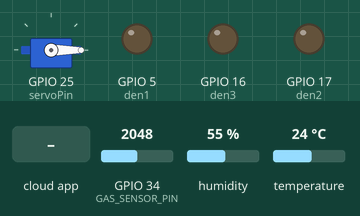
This sketch was run on a simulated ESP32. On the bench: servo, output pins drawn as LEDs (lit = HIGH). Inputs (shaded band) come from the test bench; at power-on: GPIO 34 (GAS_SENSOR_PIN) = 2048, humidity 55 %, temperature 24 °C. WiFi joins after 1.5 s; servers stay silent unless stated; the Firebase database answers and starts empty; what the sketch prints to the serial monitor is not drawn.

Above: at 2.8 s.
2.9 s: the phone or cloud app sets SERVO to 1
At 4.7 s:
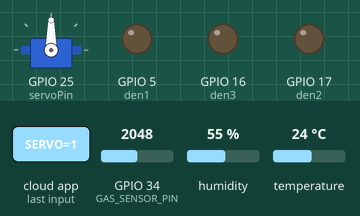
5.4 s: the phone or cloud app sets SERVO to 0
At 7.6 s:
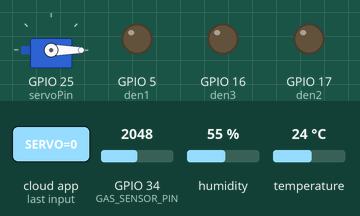
Timing chart, 0 to 9.1 s (numbered marks = the images above; inputs shaded):
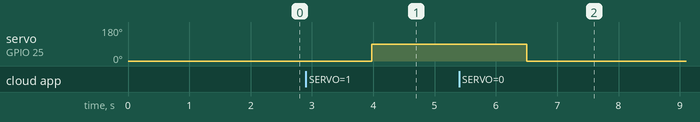

The sketch:

sketch_mar13a.ino
```cpp
#include <ESP32Servo.h>

#include "WiFi.h"
#include <Wire.h>
#include <Adafruit_Sensor.h>
#include <DHT.h>
#include "FirebaseESP32.h"

#include <SPI.h>
#include <MFRC522.h>

// Định nghĩa chân RFID
#define RST_PIN 22              // Chân Reset cho module RFID
#define SS_PIN 21               // Chân Slave Select (CS) cho module RFID
MFRC522 rfid(SS_PIN, RST_PIN);  // Tạo một đối tượng RFID

#define DHTPIN 4
#define GAS_SENSOR_PIN 34
DHT dht(DHTPIN, DHT11);
const int den1 = 5;
const int den2 = 17;
const int den3 = 16;

const int servoPin = 25;
Servo myServo;

const char *ssid = "lenovoAVC";
const char *password = "123456788";
#define FIREBASE_AUTH "xFYPzX4WpHt9ERfkSveAyI25gdoXTUi3IRn564on"
#define FIREBASE_HOST "https://tesst-7220a-default-rtdb.firebaseio.com/"
FirebaseData firebaseData;
FirebaseData fbdo;
String path = "/";

// Hàm khởi tạo RFID
void initRFID() {
  SPI.begin();      // Khởi tạo giao tiếp SPI
  rfid.PCD_Init();  // Khởi tạo module MFRC522
  Serial.println("RFID Initialized.");
}

// Hàm đọc RFID và gửi UID lên Firebase
void readRFID() {
  // Kiểm tra xem có thẻ mới không
  if (!rfid.PICC_IsNewCardPresent() || !rfid.PICC_ReadCardSerial()) {
    return;  // Nếu không có thẻ mới hoặc không đọc được thẻ, thoát
  }

  // Đọc UID từ thẻ
  String uid = "";  // Chuỗi lưu UID của thẻ
  for (byte i = 0; i < rfid.uid.size; i++) {
    uid += String(rfid.uid.uidByte[i], HEX);  // Thêm từng byte của UID vào chuỗi
  }
  uid.toUpperCase();  // Chuyển UID thành chữ in hoa
  Serial.print("Card UID: ");
  Serial.println(uid);

  // Gửi UID lên Firebase
  if (Firebase.setString(firebaseData, "RFID", uid)) {
    Serial.println("RFID data sent successfully");
  } else {
    Serial.println("Failed to send RFID data");
  }

  // Dừng giao tiếp với thẻ để chuẩn bị đọc thẻ tiếp theo
  rfid.PICC_HaltA();
  rfid.PCD_StopCrypto1();
}

void initFirebase() {
  Firebase.begin(FIREBASE_HOST, FIREBASE_AUTH);
  Firebase.reconnectWiFi(true);
  if (!Firebase.beginStream(firebaseData, path)) {
    Serial.println("REASON: " + firebaseData.errorReason());
    Serial.println();
  }
  Serial.println("Kết nối Firebase thành công");
}

void setup() {
  Serial.begin(115200);
  Serial.println();
  Serial.print("Connecting to wifi: ");
  Serial.println(ssid);
  WiFi.begin(ssid, password);
  while (WiFi.status() != WL_CONNECTED) {
    Serial.print(".");
  }
  Serial.println("");
  Serial.print("Connected, IP address: ");
  Serial.println(WiFi.localIP());  // In ra địa chỉ IP của ESP32
  initFirebase();                  // Kết nối Firebase
  // initRFID();
  dht.begin();
  pinMode(den1, OUTPUT);
  pinMode(den2, OUTPUT);
  pinMode(den3, OUTPUT);
  pinMode(GAS_SENSOR_PIN, INPUT);
  myServo.attach(servoPin);
  myServo.write(0);
}
void sendGasData(){
  float gasValue = analogRead(GAS_SENSOR_PIN);
  if(Firebase.setFloat(firebaseData, "GAS", gasValue)){
    Serial.println(gasValue);
    Serial.println("Gas value data sent successfully");
  }
  else{
    Serial.println("Failed to send GAS data");
  }
}

// Hàm đọc và gửi dữ liệu nhiệt độ lên Firebase
void sendTemperatureData() {
  float temperature = dht.readTemperature();
  if (Firebase.setFloat(firebaseData, "TEMP", temperature)) {
    Serial.println(temperature);
    Serial.println("Temperature data sent successfully");
  } else {
    Serial.println("Failed to send temperature data");
  }
}

// Hàm đọc và gửi dữ liệu độ ẩm lên Firebase
void sendHumidityData() {
  float humidity = dht.readHumidity();
  if (Firebase.setFloat(firebaseData, "HUMINITY", humidity)) {
    Serial.println(humidity);
    Serial.println("Humidity data sent successfully");
  } else {
    Serial.println("Failed to send humidity data");
  }
}

// Hàm đọc và điều khiển đèn 1
void controlDen1() {
  if (Firebase.RTDB.getInt(&fbdo, "DEN 1")) {
    int den1Value = fbdo.intData();  // Lấy giá trị kiểu int
    Serial.print("Giá trị DEN 1: ");
    Serial.println(den1Value);

    // Điều khiển đèn dựa trên giá trị
    if (den1Value == 1) {
      digitalWrite(den1, HIGH);
    } else {
      digitalWrite(den1, LOW);
    }
  } else {
    // Nếu đọc thất bại, in ra lỗi
    Serial.print("Lỗi khi đọc DEN 1: ");
    Serial.println(fbdo.errorReason());
  }
}

// Hàm đọc và điều khiển đèn 2
void controlDen2() {
  if (Firebase.RTDB.getInt(&fbdo, "DEN 2")) {
    int den2Value = fbdo.intData();  // Lấy giá trị kiểu int
    Serial.print("Giá trị DEN 2: ");
    Serial.println(den2Value);

    // Điều khiển đèn dựa trên giá trị
    if (den2Value == 1) {
      digitalWrite(den2, HIGH);
    } else {
      digitalWrite(den2, LOW);
    }
  } else {
    // Nếu đọc thất bại, in ra lỗi
    Serial.print("Lỗi khi đọc DEN 2: ");
    Serial.println(fbdo.errorReason());
  }
}

// Hàm đọc và điều khiển đèn 3
void controlDen3() {
  if (Firebase.RTDB.getInt(&fbdo, "DEN 3")) {
    int den3Value = fbdo.intData();  // Lấy giá trị kiểu int
    Serial.print("Giá trị DEN 3: ");
    Serial.println(den3Value);

    // Điều khiển đèn dựa trên giá trị
    if (den3Value == 1) {
      digitalWrite(den3, HIGH);
    } else {
      digitalWrite(den3, LOW);
    }
  } else {
    // Nếu đọc thất bại, in ra lỗi
    Serial.print("Lỗi khi đọc DEN 3: ");
    Serial.println(fbdo.errorReason());
  }
}

void controlServo() {
  if (Firebase.RTDB.getInt(&fbdo, "SERVO")) {
    int servoValue = fbdo.intData();  // Lấy giá trị từ Firebase
    Serial.print("Giá trị SERVO: ");
    Serial.println(servoValue);

    if (servoValue == 1) {  // Nếu giá trị là 1, xoay servo đến 90 độ
      myServo.write(90);
      Serial.println("Servo xoay đến 90 độ");
    } else {  // Nếu không, trả về góc 0
      myServo.write(0);
      Serial.println("Servo xoay về 0 độ");
    }
  } else {
    // Nếu đọc thất bại, in ra lỗi
    Serial.print("Lỗi khi đọc SERVO: ");
    Serial.println(fbdo.errorReason());
  }
}

// Hàm loop chạy liên tục
void loop() {
  sendGasData();
  sendTemperatureData();
  sendHumidityData();
  controlDen1();
  controlDen2();
  controlDen3();
  controlServo();
  // readRFID();  // Gọi hàm đọc RFID
  delay(200);  // Đợi 2 giây trước khi lặp lại
}
```

Measured:
- after the input at 2.9 s, servo on GPIO 25 (servoPin): 0° → 90° after 1.1 s
- after the input at 5.4 s, servo on GPIO 25 (servoPin): 90° → 0° after 1.1 s
